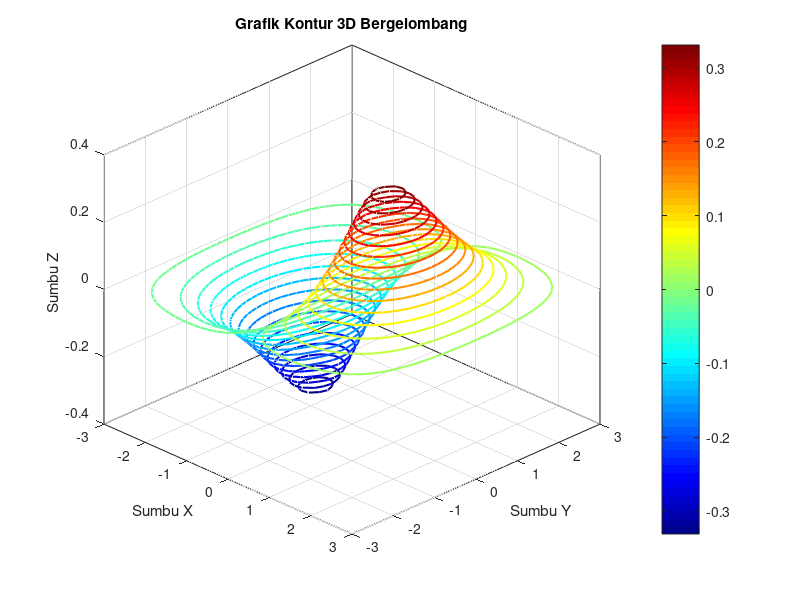

This figure's MATLAB source:
x = -3:0.15:3;
y = -3:0.15:3;
[X,Y] = meshgrid(x,y);
Z = 1.8.^(-1.5*sqrt(X.^2 + Y.^2)) ...
    .* cos(0.5*Y) .* sin(X);
contour3(X,Y,Z,30, 'LineWidth', 1.5);
colormap(jet);
colorbar;
grid on;
view(45,30);
xlabel('Sumbu X');
ylabel('Sumbu Y');
zlabel('Sumbu Z');
title('Grafik Kontur 3D Bergelombang');
